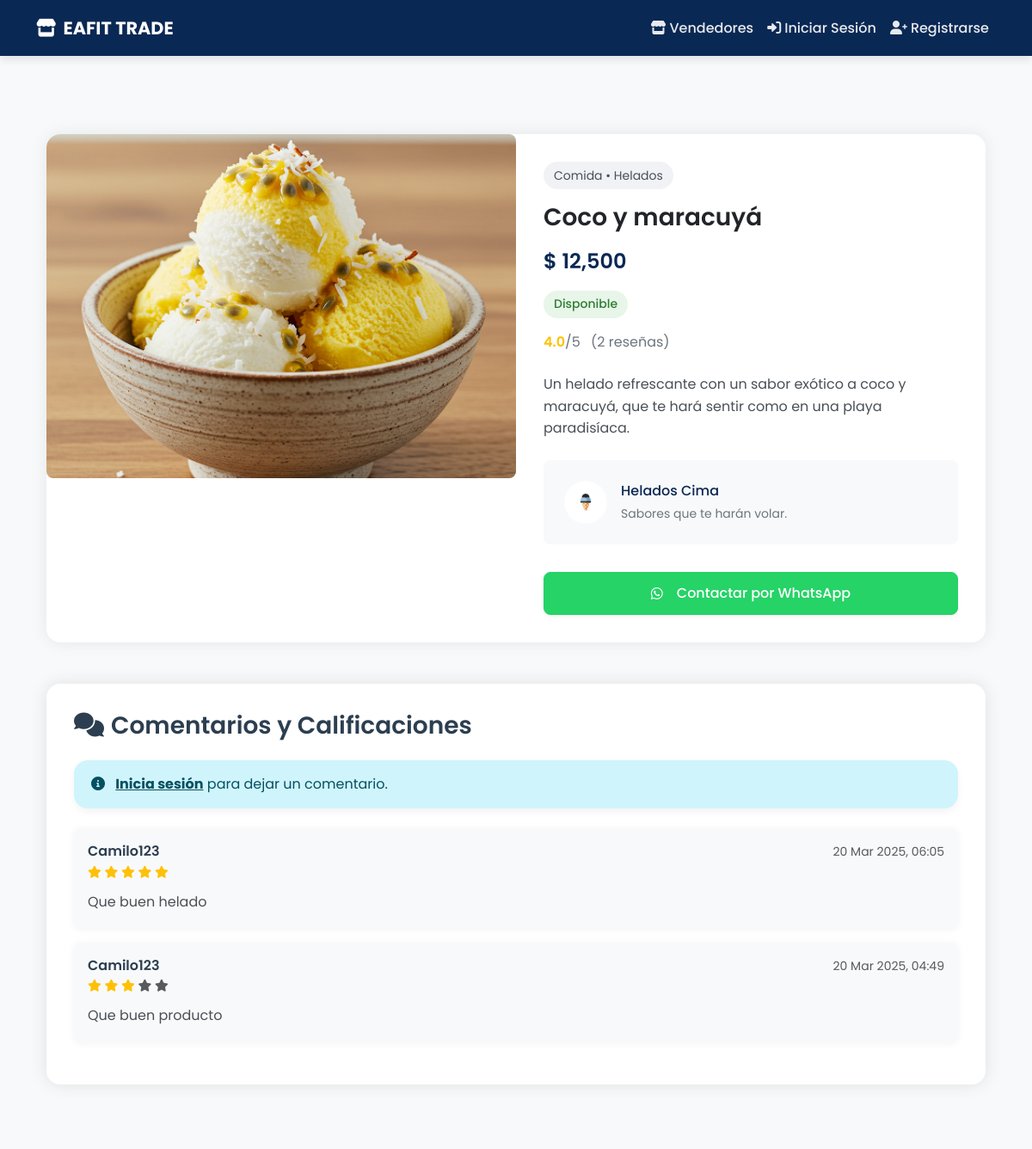
The app's page /product/71/ with its own data.
### products/models.py (models this page shows, shortened)
class Product(models.Model):
    CATEGORY_CHOICES = [
        ('Comida', 'Comida'),
        ('Ropa', 'Ropa'),
        ('Tecnología', 'Tecnología'),
        ('Libros', 'Libros'),
        ('Otros', 'Otros'),
    ]
    CONDITION_CHOICES = [
        ('Nuevo', 'Nuevo'),
        ('Usado', 'Usado'),
        ('Buen estado', 'Buen estado'),
    ]
    FOOD_TYPE_CHOICES = [
        ('Panadería', 'Panadería'),
        ('Galletas', 'Galletas'),
        ('Repostería', 'Repostería'),
        ('Frutas', 'Frutas'),
        ('Frituras', 'Frituras'),
        ('Dulces', 'Dulces'),
        ('Helados', 'Helados'),
        ('Snacks', 'Snacks'),
        ('Comida rápida', 'Comida rápida'),
        ('Otros', 'Otros'),
    ]
    name = models.CharField(
        max_length=255,
        verbose_name='Nombre',
        help_text='Nombre del producto'
    )
    category = models.CharField(
        max_length=50,
        choices=CATEGORY_CHOICES,
        verbose_name='Categoría',
        null=True,
        blank=True
    )
    food_type = models.CharField(
        max_length=50,
        choices=FOOD_TYPE_CHOICES,
        verbose_name='Tipo de Comida',
        blank=True,
        null=True
    )
    description = models.TextField(
        verbose_name='Descripción',
        help_text='Describe tu producto detalladamente'
    )
    price = models.DecimalField(
        max_digits=10,
        decimal_places=2,
        validators=[MinValueValidator(0.01)],
        verbose_name='Precio',
        help_text='Precio en pesos colombianos'
    )
    published_at = models.DateTimeField(
        default=timezone.now,
        verbose_name='Fecha de publicación'
    )
    condition = models.CharField(
        max_length=50,
        choices=CONDITION_CHOICES,
        verbose_name='Estado',
        blank=True,
        null=True
    )
    image = models.ImageField(
        upload_to='products/',
        verbose_name='Imagen',
        help_text='Imagen del producto'
    )
    seller = models.ForeignKey(
        User,
        on_delete=models.CASCADE,
        verbose_name='Vendedor',
        related_name='products'
    )
    available = models.BooleanField(
        default=True,
        verbose_name='Disponible'
    )
    class Meta:
        verbose_name = 'Producto'
        verbose_name_plural = 'Productos'
        ordering = ['-published_at']
        indexes = [
            models.Index(fields=['name']),
            models.Index(fields=['category']),
            models.Index(fields=['available']),
        ]
    @property
    def average_rating(self):
        comments = self.comments.all()
        if not comments:
            return 0
        return round(sum(comment.rating for comment in comments) / len(comments), 1)
    @property
    def total_ratings(self):
        return self.comments.count()

class Comment(models.Model):
    product = models.ForeignKey(
        Product,
        on_delete=models.CASCADE,
        related_name='comments'
    )
    user = models.ForeignKey(
        User,
        on_delete=models.CASCADE,
        related_name='comments'
    )
    text = models.TextField(
        max_length=500,
        verbose_name='Comentario'
    )
    rating = models.PositiveSmallIntegerField(
        verbose_name='Calificación',
        validators=[MinValueValidator(0), MaxValueValidator(5)],
        help_text='Calificación de 0 a 5 estrellas'
    )
    created_at = models.DateTimeField(
        auto_now_add=True,
        verbose_name='Fecha de publicación'
    )
    class Meta:
        ordering = ['-created_at']
        verbose_name = 'Comentario'
        verbose_name_plural = 'Comentarios'

### seller_profiles/models.py (models this page shows, shortened)
class SellerProfile(models.Model):
    user = models.OneToOneField(
        User,
        on_delete=models.CASCADE,
        related_name='seller_profile'
    )
    profile_image = models.ImageField(
        upload_to='profiles/',
        verbose_name='Foto de perfil',
        null=True,
        blank=True
    )
    store_name = models.CharField(
        max_length=100,
        verbose_name='Nombre de la tienda',
        help_text='Nombre que se mostrará en tu perfil de vendedor'
    )
    slogan = models.CharField(
        max_length=200,
        verbose_name='Slogan',
        help_text='Una frase corta que describa tu tienda',
        blank=True,
        null=True
    )
    description = models.TextField(
        verbose_name='Descripción',
        help_text='Describe tu tienda y los productos que vendes'
    )
    whatsapp = models.CharField(
        max_length=15,
        verbose_name='WhatsApp',
        help_text='Ingresa tu número de WhatsApp con código de país (ej: 573001234567)',
        blank=True,
        null=True
    )
    class Meta:
        verbose_name = 'Perfil de vendedor'
        verbose_name_plural = 'Perfiles de vendedores'
    def get_whatsapp_link(self, product_name=None):
        if not self.whatsapp:
            return None
        base_url = f"https://wa.me/{self.whatsapp}"
        if product_name:
            message = f"Hola, estoy interesado en el producto: {product_name}. ¿Podrías darme más información?"
            return f"{base_url}?text={urllib.parse.quote(message)}"
        return base_url

### products/views.py (the view)
# urls.py: path('product/<int:product_id>/', products_views.product_detail, name='product_detail'),
def product_detail(request, product_id):
    product = get_object_or_404(Product, id=product_id)
    comments = product.comments.all().order_by('-created_at')
    comment_form = CommentForm() if request.user.is_authenticated else None
    is_favorite = False
    if request.user.is_authenticated:
        is_favorite = Favorite.objects.filter(user=request.user, product=product).exists()
    seller_profile = None
    whatsapp_link = None
    try:
        seller_profile = product.seller.seller_profile
        if seller_profile and seller_profile.whatsapp:
            whatsapp_link = seller_profile.get_whatsapp_link(product.name)
    except SellerProfile.DoesNotExist:
        pass
    return render(request, 'products/product_detail.html', {
        'product': product,
        'comments': comments,
        'comment_form': comment_form,
        'is_favorite': is_favorite,
        'seller_profile': seller_profile,
        'whatsapp_link': whatsapp_link
    })

### products/templates/products/product_detail.html (shortened to what this page needs)
{% extends 'products/base.html' %}
{% load humanize %}
{% load form_tags %}
{% block content %}
<section class="product-section">
    <div class="container">
        <div class="product-card">
            <div class="row g-0">
                <div class="col-md-6">
                    {% if product.image %}
                        <img src="{{ product.image.url }}"
                             alt="{{ product.name }}"
                             class="product-image"
                             onclick="openImageModal('{{ product.image.url }}')">
                    {% endif %}
                </div>
                <div class="col-md-6">
                    <div class="product-info">
                        <div class="product-category">
                            {{ product.get_category_display }}
                            {% if product.food_type %}
                                • {{ product.get_food_type_display }}
                            {% endif %}
                        </div>
                        <h1 class="product-title">{{ product.name }}</h1>
                        <div class="product-price">$ {{ product.price|floatformat:0|intcomma }}</div>
                        <span class="availability-badge {% if product.available %}badge-available{% else %}badge-unavailable{% endif %}">
                            {% if product.available %}Disponible{% else %}No disponible{% endif %}
                        </span>
                        {% if product.total_ratings > 0 %}
                            <div class="product-rating">
                                <span class="rating-value">{{ product.average_rating }}</span>/5
                                <span class="ms-2">({{ product.total_ratings }} reseñas)</span>
                            </div>
                            {% endif %}
                        <div class="product-description">
                            {{ product.description|linebreaks }}
                        </div>
                        <div class="seller-info">
                            <a href="{% url 'public_profile' product.seller.id %}" class="seller-link-wrapper">
                                        {% if seller_profile.profile_image %}
                                            <img src="{{ seller_profile.profile_image.url }}"
                                                 alt="{{ seller_profile.store_name }}"
                                         class="seller-image">
                                        {% else %}
                                    <div class="seller-image d-flex align-items-center justify-content-center bg-secondary">
                                        <i class="fas fa-store text-white"></i>
                                            </div>
                                        {% endif %}
                                <div class="seller-details">
                                    <span class="seller-name">
                                        {{ seller_profile.store_name|default:product.seller.username }}
                                    </span>
                                            {% if seller_profile.slogan %}
                                        <p class="seller-slogan">{{ seller_profile.slogan }}</p>
                                            {% endif %}
                                    </div>
                                </a>
                        </div>
                        <div class="action-buttons">
                            {% if user == product.seller %}
                                <a href="{% url 'edit_product' product.id %}" class="btn btn-primary btn-action">
                                    <i class="fas fa-edit me-2"></i>Editar producto
                                </a>
                                <a href="{% url 'delete_product' product.id %}" class="btn btn-outline-danger btn-action">
                                    <i class="fas fa-trash me-2"></i>Eliminar producto
                                </a>
                                    {% else %}
                                {% if whatsapp_link %}
                                    <a href="{{ whatsapp_link }}"
                                       class="btn btn-success btn-action whatsapp-button"
                                       onclick="registerWhatsappClick({{ seller_profile.id }})"
                                       target="_blank"
                                       rel="noopener noreferrer">
                                        <i class="fab fa-whatsapp me-2"></i>Contactar por WhatsApp
                                    </a>
                                {% endif %}
                            {% endif %}
                        </div>
                    </div>
                </div>
            </div>
        </div>
        <div class="comments-section mt-5">
            <h3 class="mb-4">
                <i class="fas fa-comments me-2"></i>Comentarios y Calificaciones
            </h3>
            {% if user.is_authenticated %}
                <div class="comment-form-card mb-4">
                    <form method="post" action="{% url 'add_comment' product.id %}" class="comment-form">
                    {% csrf_token %}
                        <div class="form-group mb-3">
                            <div class="star-rating-container">
                                <label class="star-rating-label">Calificación:</label>
                                <div class="stars">
                                    <span class="star" data-rating="1"><i class="far fa-star"></i></span>
                                    <span class="star" data-rating="2"><i class="far fa-star"></i></span>
                                    <span class="star" data-rating="3"><i class="far fa-star"></i></span>
                                    <span class="star" data-rating="4"><i class="far fa-star"></i></span>
                                    <span class="star" data-rating="5"><i class="far fa-star"></i></span>
                                </div>
                                <input type="hidden" name="rating" id="id_rating" value="0" required>
                            </div>
                            <div class="invalid-feedback d-none" id="rating-error">
                                Por favor, selecciona una calificación.
                            </div>
                        </div>
                        <div class="mb-3">
                            <textarea name="text" class="form-control" rows="3" placeholder="Escribe tu comentario aquí..." required></textarea>
                    </div>
                        <button type="submit" class="btn btn-primary">
                            <i class="fas fa-paper-plane me-2"></i>Publicar Comentario
                    </button>
                </form>
                </div>
            {% else %}
                <div class="alert alert-info">
                    <i class="fas fa-info-circle me-2"></i>
                    <a href="{% url 'login' %}" class="alert-link">Inicia sesión</a> para dejar un comentario.
                </div>
            {% endif %}
            <div class="comments-list">
            {% for comment in comments %}
                    <div class="comment-card mb-3">
                        <div class="comment-header d-flex justify-content-between align-items-start">
                        <div>
                                <h6 class="mb-0">{{ comment.user.username }}</h6>
                                <div class="rating-display">
                                    {% for i in "12345" %}
                                        <i class="fas fa-star {% if i|add:'0' <= comment.rating %}text-warning{% else %}text-muted{% endif %}"></i>
                                {% endfor %}
                            </div>
                        </div>
                            <small class="text-muted">{{ comment.created_at|date:"d M Y, H:i" }}</small>
                    </div>
                        <p class="comment-text mb-1">{{ comment.text }}</p>
                </div>
            {% empty %}
                <p class="text-muted text-center">No hay comentarios aún. ¡Sé el primero en comentar!</p>
            {% endfor %}
            </div>
        </div>
    </div>
</section>
{% endblock %}

### records on screen
Product: image (picture), category "Comida", food_type "Helados", name "Coco y maracuyá", price "12,500", average_rating "4.0", total_ratings "2", description "Un helado refrescante con un sabor exótico a coco y maracuyá, que te hará sentir como en una playa paradisíaca."
SellerProfile: profile_image (picture), store_name "Helados Cima", slogan "Sabores que te harán volar."
Comment: user.username "Camilo123", created_at "20 Mar 2025, 06:05", text "Que buen helado"
Comment: user.username "Camilo123", created_at "20 Mar 2025, 04:49", text "Que buen producto"
